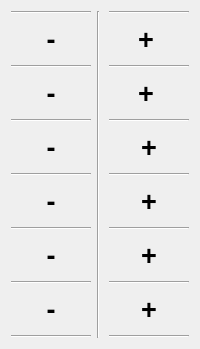
        <widget class="QWidget" name="widget_control" native="true">
         <property name="font">
          <font>
           <weight>75</weight>
           <bold>true</bold>
          </font>
         </property>
         <layout class="QGridLayout" name="gridLayout">
          <item row="0" column="0">
           <widget class="Line" name="line_22">
            <property name="orientation">
             <enum>Qt::Horizontal</enum>
            </property>
           </widget>
          </item>
          <item row="0" column="1" rowspan="13" colspan="2">
           <widget class="Line" name="line_14">
            <property name="orientation">
             <enum>Qt::Vertical</enum>
            </property>
           </widget>
          </item>
          <item row="0" column="3">
           <widget class="Line" name="line_23">
            <property name="orientation">
             <enum>Qt::Horizontal</enum>
            </property>
           </widget>
          </item>
          <item row="1" column="0">
           <widget class="QPushButton" name="btn_coordinate1_down">
            <property name="minimumSize">
             <size>
              <width>0</width>
              <height>30</height>
             </size>
            </property>
            <property name="font">
             <font>
              <pointsize>20</pointsize>
              <weight>75</weight>
              <bold>true</bold>
             </font>
            </property>
            <property name="text">
             <string>-</string>
            </property>
            <property name="default">
             <bool>false</bool>
            </property>
            <property name="flat">
             <bool>true</bool>
            </property>
           </widget>
          </item>
          <item row="1" column="2" colspan="2">
           <widget class="QPushButton" name="btn_coordinate1_up">
            <property name="minimumSize">
             <size>
              <width>0</width>
              <height>30</height>
             </size>
            </property>
            <property name="font">
             <font>
              <pointsize>20</pointsize>
              <weight>75</weight>
              <bold>true</bold>
             </font>
            </property>
            <property name="text">
             <string>+</string>
            </property>
            <property name="default">
             <bool>false</bool>
            </property>
            <property name="flat">
             <bool>true</bool>
            </property>
           </widget>
          </item>
          <item row="2" column="0">
           <widget class="Line" name="line_15">
            <property name="orientation">
             <enum>Qt::Horizontal</enum>
            </property>
           </widget>
          </item>
          <item row="2" column="3">
           <widget class="Line" name="line_24">
            <property name="orientation">
             <enum>Qt::Horizontal</enum>
            </property>
           </widget>
          </item>
          <item row="3" column="0">
           <widget class="QPushButton" name="btn_coordinate2_down">
            <property name="minimumSize">
             <size>
              <width>0</width>
              <height>30</height>
             </size>
            </property>
            <property name="font">
             <font>
              <pointsize>20</pointsize>
              <weight>75</weight>
              <bold>true</bold>
             </font>
            </property>
            <property name="text">
             <string>-</string>
            </property>
            <property name="default">
             <bool>false</bool>
            </property>
            <property name="flat">
             <bool>true</bool>
            </property>
           </widget>
          </item>
          <item row="3" column="2" colspan="2">
           <widget class="QPushButton" name="btn_coordinate2_up">
            <property name="minimumSize">
             <size>
              <width>0</width>
              <height>30</height>
             </size>
            </property>
            <property name="font">
             <font>
              <pointsize>20</pointsize>
              <weight>75</weight>
              <bold>true</bold>
             </font>
            </property>
            <property name="text">
             <string>+</string>
            </property>
            <property name="default">
             <bool>false</bool>
            </property>
            <property name="flat">
             <bool>true</bool>
            </property>
           </widget>
          </item>
          <item row="4" column="0">
           <widget class="Line" name="line_16">
            <property name="orientation">
             <enum>Qt::Horizontal</enum>
            </property>
           </widget>
          </item>
          <item row="4" column="3">
           <widget class="Line" name="line_25">
            <property name="orientation">
             <enum>Qt::Horizontal</enum>
            </property>
           </widget>
          </item>
          <item row="5" column="0">
           <widget class="QPushButton" name="btn_coordinate3_down">
            <property name="minimumSize">
             <size>
              <width>0</width>
              <height>30</height>
             </size>
            </property>
            <property name="font">
             <font>
              <pointsize>20</pointsize>
              <weight>75</weight>
              <bold>true</bold>
             </font>
            </property>
            <property name="text">
             <string>-</string>
            </property>
            <property name="default">
             <bool>false</bool>
            </property>
            <property name="flat">
             <bool>true</bool>
            </property>
           </widget>
          </item>
          <item row="5" column="3">
           <widget class="QPushButton" name="btn_coordinate3_up">
            <property name="minimumSize">
             <size>
              <width>0</width>
              <height>30</height>
             </size>
            </property>
            <property name="font">
             <font>
              <pointsize>20</pointsize>
              <weight>75</weight>
              <bold>true</bold>
             </font>
            </property>
            <property name="text">
             <string>+</string>
            </property>
            <property name="default">
             <bool>false</bool>
            </property>
            <property name="flat">
             <bool>true</bool>
            </property>
           </widget>
          </item>
          <item row="6" column="0">
           <widget class="Line" name="line_17">
            <property name="orientation">
             <enum>Qt::Horizontal</enum>
            </property>
           </widget>
          </item>
          <item row="6" column="3">
           <widget class="Line" name="line_26">
            <property name="orientation">
             <enum>Qt::Horizontal</enum>
            </property>
           </widget>
          </item>
          <item row="7" column="0">
           <widget class="QPushButton" name="btn_coordinate4_down">
            <property name="minimumSize">
             <size>
              <width>0</width>
              <height>30</height>
             </size>
            </property>
            <property name="font">
             <font>
              <pointsize>20</pointsize>
              <weight>75</weight>
              <bold>true</bold>
             </font>
            </property>
            <property name="text">
             <string>-</string>
            </property>
            <property name="default">
             <bool>false</bool>
            </property>
            <property name="flat">
             <bool>true</bool>
            </property>
           </widget>
          </item>
          <item row="7" column="3">
           <widget class="QPushButton" name="btn_coordinate4_up">
            <property name="minimumSize">
             <size>
              <width>0</width>
              <height>30</height>
             </size>
            </property>
            <property name="font">
             <font>
              <pointsize>20</pointsize>
              <weight>75</weight>
              <bold>true</bold>
             </font>
            </property>
            <property name="text">
             <string>+</string>
            </property>
            <property name="default">
             <bool>false</bool>
            </property>
            <property name="flat">
             <bool>true</bool>
            </property>
           </widget>
          </item>
          <item row="8" column="0">
           <widget class="Line" name="line_18">
            <property name="orientation">
             <enum>Qt::Horizontal</enum>
            </property>
           </widget>
          </item>
          <item row="8" column="3">
           <widget class="Line" name="line_27">
            <property name="orientation">
             <enum>Qt::Horizontal</enum>
            </property>
           </widget>
          </item>
          <item row="9" column="0">
           <widget class="QPushButton" name="btn_coordinate5_down">
            <property name="minimumSize">
             <size>
              <width>0</width>
              <height>30</height>
             </size>
            </property>
            <property name="baseSize">
             <size>
              <width>0</width>
              <height>0</height>
             </size>
            </property>
            <property name="font">
             <font>
              <pointsize>20</pointsize>
              <weight>75</weight>
              <bold>true</bold>
             </font>
            </property>
            <property name="text">
             <string>-</string>
            </property>
            <property name="default">
             <bool>false</bool>
            </property>
            <property name="flat">
             <bool>true</bool>
            </property>
           </widget>
          </item>
          <item row="9" column="3">
           <widget class="QPushButton" name="btn_coordinate5_up">
            <property name="minimumSize">
             <size>
              <width>0</width>
              <height>30</height>
             </size>
            </property>
            <property name="font">
             <font>
              <pointsize>20</pointsize>
              <weight>75</weight>
              <bold>true</bold>
             </font>
            </property>
            <property name="text">
             <string>+</string>
            </property>
            <property name="default">
             <bool>false</bool>
            </property>
            <property name="flat">
             <bool>true</bool>
            </property>
           </widget>
          </item>
          <item row="10" column="0">
           <widget class="Line" name="line_19">
            <property name="orientation">
             <enum>Qt::Horizontal</enum>
            </property>
           </widget>
          </item>
          <item row="10" column="3">
           <widget class="Line" name="line_28">
            <property name="orientation">
             <enum>Qt::Horizontal</enum>
            </property>
           </widget>
          </item>
          <item row="11" column="0">
           <widget class="QPushButton" name="btn_coordinate6_down">
            <property name="minimumSize">
             <size>
              <width>0</width>
              <height>30</height>
             </size>
            </property>
            <property name="font">
             <font>
              <pointsize>20</pointsize>
              <weight>75</weight>
              <bold>true</bold>
             </font>
            </property>
            <property name="text">
             <string>-</string>
            </property>
            <property name="default">
             <bool>false</bool>
            </property>
            <property name="flat">
             <bool>true</bool>
            </property>
           </widget>
          </item>
          <item row="11" column="3">
           <widget class="QPushButton" name="btn_coordinate6_up">
            <property name="minimumSize">
             <size>
              <width>0</width>
              <height>30</height>
             </size>
            </property>
            <property name="font">
             <font>
              <pointsize>20</pointsize>
              <weight>75</weight>
              <bold>true</bold>
             </font>
            </property>
            <property name="text">
             <string>+</string>
            </property>
            <property name="default">
             <bool>false</bool>
            </property>
            <property name="flat">
             <bool>true</bool>
            </property>
           </widget>
          </item>
          <item row="12" column="0">
           <widget class="Line" name="line_20">
            <property name="orientation">
             <enum>Qt::Horizontal</enum>
            </property>
           </widget>
          </item>
          <item row="12" column="3">
           <widget class="Line" name="line_21">
            <property name="orientation">
             <enum>Qt::Horizontal</enum>
            </property>
           </widget>
          </item>
         </layout>
        </widget>
